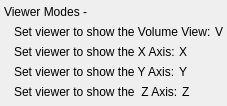
              <widget class="QWidget" name="widget_34" native="true">
               <property name="sizePolicy">
                <sizepolicy hsizetype="Preferred" vsizetype="Fixed">
                 <horstretch>0</horstretch>
                 <verstretch>0</verstretch>
                </sizepolicy>
               </property>
               <layout class="QVBoxLayout" name="verticalLayout_10">
                <property name="spacing">
                 <number>0</number>
                </property>
                <property name="leftMargin">
                 <number>4</number>
                </property>
                <property name="topMargin">
                 <number>2</number>
                </property>
                <property name="rightMargin">
                 <number>4</number>
                </property>
                <property name="bottomMargin">
                 <number>4</number>
                </property>
                <item>
                 <widget class="QWidget" name="widget_35" native="true">
                  <layout class="QHBoxLayout" name="horizontalLayout_33">
                   <property name="spacing">
                    <number>0</number>
                   </property>
                   <property name="margin">
                    <number>0</number>
                   </property>
                   <item>
                    <widget class="QLabel" name="label_51">
                     <property name="minimumSize">
                      <size>
                       <width>0</width>
                       <height>20</height>
                      </size>
                     </property>
                     <property name="text">
                      <string>Viewer Modes -</string>
                     </property>
                    </widget>
                   </item>
                  </layout>
                 </widget>
                </item>
                <item>
                 <widget class="QWidget" name="widget_36" native="true">
                  <property name="minimumSize">
                   <size>
                    <width>0</width>
                    <height>20</height>
                   </size>
                  </property>
                  <layout class="QHBoxLayout" name="horizontalLayout_34" stretch="2,1">
                   <property name="spacing">
                    <number>4</number>
                   </property>
                   <property name="leftMargin">
                    <number>10</number>
                   </property>
                   <property name="topMargin">
                    <number>0</number>
                   </property>
                   <property name="rightMargin">
                    <number>0</number>
                   </property>
                   <property name="bottomMargin">
                    <number>0</number>
                   </property>
                   <item>
                    <widget class="QLabel" name="label_52">
                     <property name="text">
                      <string>Set viewer to show the Volume View:</string>
                     </property>
                    </widget>
                   </item>
                   <item>
                    <widget class="QLabel" name="label_53">
                     <property name="text">
                      <string>V</string>
                     </property>
                    </widget>
                   </item>
                  </layout>
                 </widget>
                </item>
                <item>
                 <widget class="QWidget" name="widget_37" native="true">
                  <property name="minimumSize">
                   <size>
                    <width>0</width>
                    <height>20</height>
                   </size>
                  </property>
                  <layout class="QHBoxLayout" name="horizontalLayout_35" stretch="2,1">
                   <property name="spacing">
                    <number>4</number>
                   </property>
                   <property name="leftMargin">
                    <number>10</number>
                   </property>
                   <property name="topMargin">
                    <number>0</number>
                   </property>
                   <property name="rightMargin">
                    <number>0</number>
                   </property>
                   <property name="bottomMargin">
                    <number>0</number>
                   </property>
                   <item>
                    <widget class="QLabel" name="label_54">
                     <property name="text">
                      <string>Set viewer to show the X Axis:</string>
                     </property>
                    </widget>
                   </item>
                   <item>
                    <widget class="QLabel" name="label_55">
                     <property name="text">
                      <string>X</string>
                     </property>
                    </widget>
                   </item>
                  </layout>
                 </widget>
                </item>
                <item>
                 <widget class="QWidget" name="widget_38" native="true">
                  <property name="minimumSize">
                   <size>
                    <width>0</width>
                    <height>20</height>
                   </size>
                  </property>
                  <layout class="QHBoxLayout" name="horizontalLayout_36" stretch="2,1">
                   <property name="spacing">
                    <number>4</number>
                   </property>
                   <property name="leftMargin">
                    <number>10</number>
                   </property>
                   <property name="topMargin">
                    <number>0</number>
                   </property>
                   <property name="rightMargin">
                    <number>0</number>
                   </property>
                   <property name="bottomMargin">
                    <number>0</number>
                   </property>
                   <item>
                    <widget class="QLabel" name="label_56">
                     <property name="text">
                      <string>Set viewer to show the Y Axis:</string>
                     </property>
                    </widget>
                   </item>
                   <item>
                    <widget class="QLabel" name="label_57">
                     <property name="text">
                      <string>Y</string>
                     </property>
                    </widget>
                   </item>
                  </layout>
                 </widget>
                </item>
                <item>
                 <widget class="QWidget" name="widget_39" native="true">
                  <property name="minimumSize">
                   <size>
                    <width>0</width>
                    <height>20</height>
                   </size>
                  </property>
                  <layout class="QHBoxLayout" name="horizontalLayout_37" stretch="2,1">
                   <property name="spacing">
                    <number>4</number>
                   </property>
                   <property name="leftMargin">
                    <number>10</number>
                   </property>
                   <property name="topMargin">
                    <number>0</number>
                   </property>
                   <property name="rightMargin">
                    <number>0</number>
                   </property>
                   <property name="bottomMargin">
                    <number>0</number>
                   </property>
                   <item>
                    <widget class="QLabel" name="label_58">
                     <property name="text">
                      <string>Set viewer to show the  Z Axis:</string>
                     </property>
                    </widget>
                   </item>
                   <item>
                    <widget class="QLabel" name="label_59">
                     <property name="text">
                      <string>Z</string>
                     </property>
                    </widget>
                   </item>
                  </layout>
                 </widget>
                </item>
               </layout>
              </widget>
